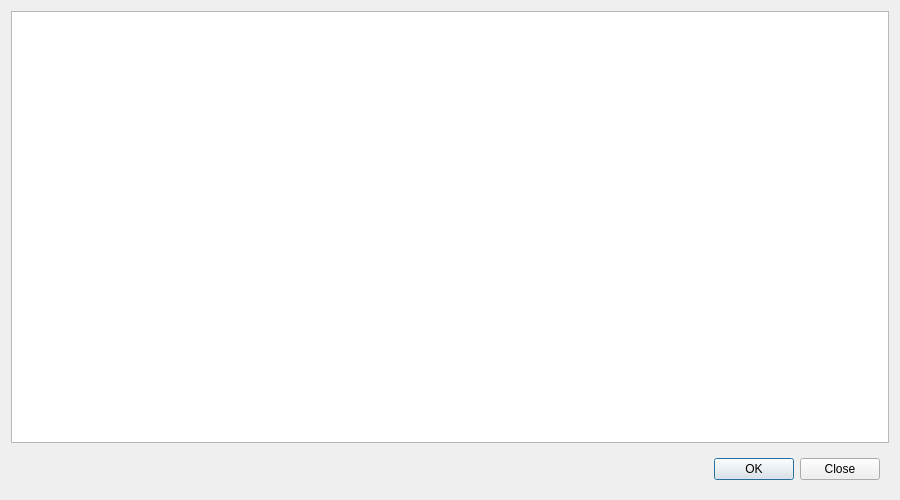
<?xml version="1.0" encoding="UTF-8"?>
<ui version="4.0">
 <class>DlgSaleStockMatrix</class>
 <widget class="QDialog" name="DlgSaleStockMatrix">
  <property name="geometry">
   <rect>
    <x>0</x>
    <y>0</y>
    <width>900</width>
    <height>500</height>
   </rect>
  </property>
  <property name="windowTitle">
   <string>Stock by stores</string>
  </property>
  <layout class="QVBoxLayout" name="verticalLayout">
   <item>
    <widget class="C5ClearTableWidget" name="tblData">
     <property name="editTriggers">
      <set>QAbstractItemView::EditTrigger::NoEditTriggers</set>
     </property>
     <property name="selectionMode">
      <enum>QAbstractItemView::SelectionMode::SingleSelection</enum>
     </property>
     <property name="selectionBehavior">
      <enum>QAbstractItemView::SelectionBehavior::SelectRows</enum>
     </property>
    </widget>
   </item>
   <item>
    <widget class="QFrame" name="frame">
     <property name="frameShape">
      <enum>QFrame::Shape::NoFrame</enum>
     </property>
     <layout class="QHBoxLayout" name="horizontalLayout">
      <item>
       <spacer name="horizontalSpacer">
        <property name="orientation">
         <enum>Qt::Orientation::Horizontal</enum>
        </property>
        <property name="sizeHint" stdset="0">
         <size>
          <width>40</width>
          <height>20</height>
         </size>
        </property>
       </spacer>
      </item>
      <item>
       <widget class="QPushButton" name="btnOK">
        <property name="text">
         <string>OK</string>
        </property>
       </widget>
      </item>
      <item>
       <widget class="QPushButton" name="btnClose">
        <property name="text">
         <string>Close</string>
        </property>
       </widget>
      </item>
     </layout>
    </widget>
   </item>
  </layout>
 </widget>
 <customwidgets>
  <customwidget>
   <class>C5ClearTableWidget</class>
   <extends>QTableWidget</extends>
   <header>c5cleartablewidget.h</header>
  </customwidget>
 </customwidgets>
 <resources/>
 <connections/>
</ui>
